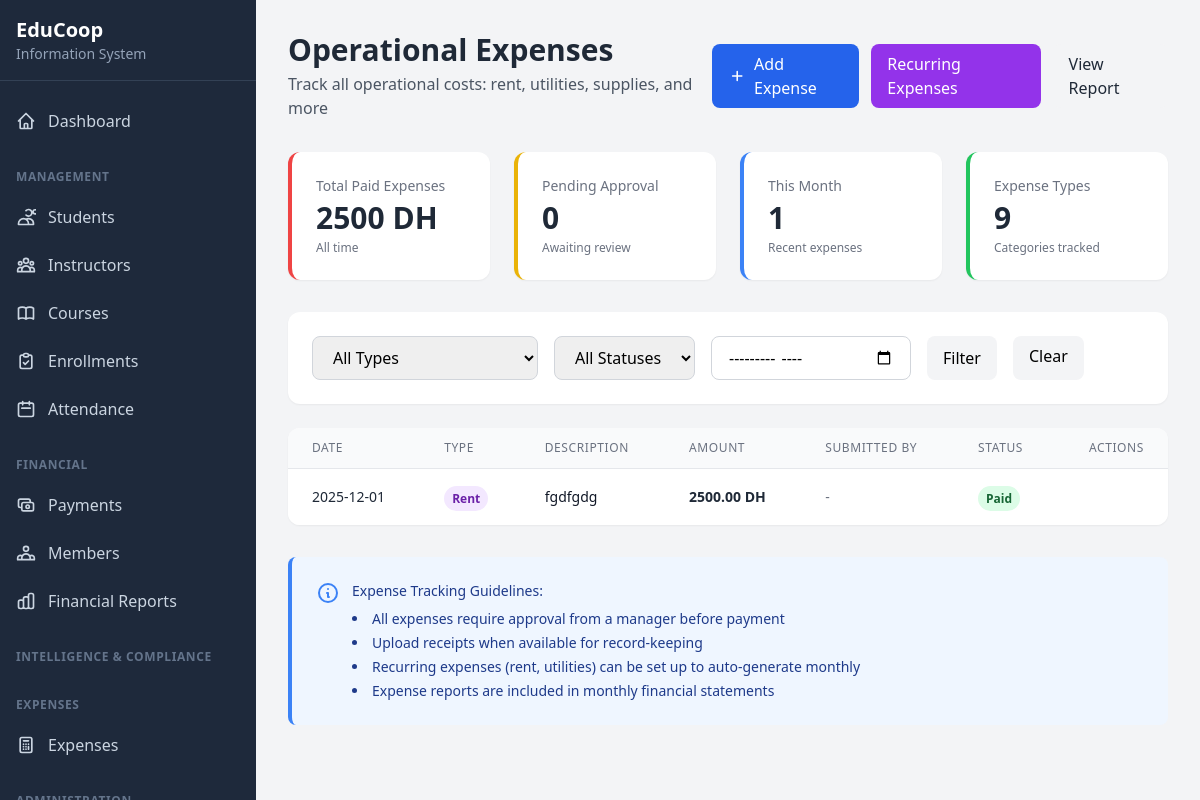
/expenses/ (signed in), run on the app's committed database.
### core/models.py (models this page shows, shortened)
class Expense(models.Model):
    EXPENSE_TYPE_CHOICES = [
        ('rent', 'Rent'),
        ('utilities', 'Utilities'),
        ('supplies', 'Supplies (Papers, etc.)'),
        ('maintenance', 'Maintenance'),
        ('marketing', 'Marketing'),
        ('insurance', 'Insurance'),
        ('salaries', 'Administrative Salaries'),
        ('technology', 'Technology/Software'),
        ('other', 'Other'),
    ]
    STATUS_CHOICES = [
        ('pending', 'Pending'),
        ('approved', 'Approved'),
        ('paid', 'Paid'),
        ('rejected', 'Rejected'),
    ]
    expense_type = models.CharField(max_length=20, choices=EXPENSE_TYPE_CHOICES)
    category = models.ForeignKey(
        ExpenseCategory,
        on_delete=models.SET_NULL,
        null=True,
        blank=True,
        related_name='expenses'
    )
    description = models.TextField()
    amount = models.DecimalField(
        max_digits=10,
        decimal_places=2,
        validators=[MinValueValidator(Decimal('0.01'))]
    )
    expense_date = models.DateField(default=date.today)
    month = models.DateField(help_text="First day of the billing month")
    status = models.CharField(max_length=20, choices=STATUS_CHOICES, default='pending')
    submitted_by = models.ForeignKey(
        User,
        on_delete=models.SET_NULL,
        null=True,
        related_name='submitted_expenses'
    )
    approved_by = models.ForeignKey(
        User,
        on_delete=models.SET_NULL,
        null=True,
        blank=True,
        related_name='approved_expenses'
    )
    approval_date = models.DateField(null=True, blank=True)
    paid_date = models.DateField(null=True, blank=True)
    payment_method = models.CharField(max_length=50, blank=True)
    receipt_number = models.CharField(max_length=100, blank=True)
    receipt_file = models.FileField(upload_to='expenses/receipts/', null=True, blank=True)
    notes = models.TextField(blank=True)
    created_at = models.DateTimeField(auto_now_add=True)
    updated_at = models.DateTimeField(auto_now=True)
    class Meta:
        ordering = ['-expense_date', '-created_at']

class User(AbstractUser):
    ROLE_CHOICES = [
        ('admin', 'Administrator'),
        ('manager', 'Manager'),
        ('accountant', 'Accountant'),
        ('instructor', 'Instructor'),
        ('staff', 'Staff'),
    ]
    role = models.CharField(max_length=20, choices=ROLE_CHOICES, default='staff')
    phone = models.CharField(max_length=20, blank=True)
    instructor_profile = models.OneToOneField(
        'Instructor',
        on_delete=models.SET_NULL,
        null=True,
        blank=True,
        related_name='user_account'
    )
    created_at = models.DateTimeField(auto_now_add=True)
    updated_at = models.DateTimeField(auto_now=True)
    @property
    def is_admin(self):
        return self.role == 'admin' or self.is_superuser
    @property
    def can_view_financials(self):
        return self.role in ['admin', 'manager', 'accountant'] or self.is_superuser
    class Meta:
        ordering = ['-date_joined']

### core/views.py (the view)
@login_required
@accountant_required
def expense_list(request):
    expenses = Expense.objects.select_related('submitted_by', 'approved_by', 'category').all()
    expense_type = request.GET.get('type')
    status = request.GET.get('status')
    month = request.GET.get('month')
    if expense_type:
        expenses = expenses.filter(expense_type=expense_type)
    if status:
        expenses = expenses.filter(status=status)
    if month:
        expenses = expenses.filter(month=month)
    total_expenses = expenses.filter(status='paid').aggregate(
        total=Sum('amount')
    )['total'] or Decimal('0')
    pending_count = expenses.filter(status='pending').count()
    context = {
        'expenses': expenses[:100],
        'total_expenses': total_expenses,
        'pending_count': pending_count,
        'expense_types': Expense.EXPENSE_TYPE_CHOICES,
        'status_choices': Expense.STATUS_CHOICES,
        'selected_type': expense_type,
        'selected_status': status,
    }
    return render(request, 'core/expense_list.html', context)

### core/views.py (called while the page is built)
def accountant_required(view_func):
    @wraps(view_func)
    def wrapper(request, *args, **kwargs):
        if not request.user.is_authenticated:
            return redirect('core:login')
        if not request.user.can_view_financials:
            messages.error(request, 'You do not have permission to access this page.')
            return redirect('core:dashboard')
        return view_func(request, *args, **kwargs)
    return wrapper

### templates/core/expense_list.html (shortened to what this page needs)
{% extends 'base.html' %}
{% block content %}
<div class="flex items-center justify-between mb-8">
    <div>
        <h1 class="text-3xl font-bold text-gray-800">Operational Expenses</h1>
        <p class="text-gray-600 mt-1">Track all operational costs: rent, utilities, supplies, and more</p>
    </div>
    <div class="flex gap-3">
        <a href="{% url 'core:expense_create' %}" class="bg-blue-600 hover:bg-blue-700 text-white px-4 py-2 rounded-lg font-medium transition-colors flex items-center">
            <svg class="w-5 h-5 mr-2" fill="none" stroke="currentColor" viewBox="0 0 24 24">
                <path stroke-linecap="round" stroke-linejoin="round" stroke-width="2" d="M12 6v6m0 0v6m0-6h6m-6 0H6"></path>
            </svg>
            Add Expense
        </a>
        <a href="{% url 'core:recurring_expense_list' %}" class="bg-purple-600 hover:bg-purple-700 text-white px-4 py-2 rounded-lg font-medium transition-colors">
            Recurring Expenses
        </a>
        <a href="{% url 'core:expense_report' %}" class="bg-gray-100 hover:bg-gray-200 text-gray-800 px-4 py-2 rounded-lg font-medium transition-colors">
            View Report
        </a>
    </div>
</div>
<div class="grid grid-cols-1 md:grid-cols-4 gap-6 mb-8">
    <div class="bg-white rounded-xl shadow-sm p-6 border-l-4 border-red-500">
        <p class="text-sm font-medium text-gray-500">Total Paid Expenses</p>
        <p class="text-3xl font-bold text-gray-800 mt-1">{{ total_expenses|floatformat:0 }} DH</p>
        <p class="text-xs text-gray-500 mt-1">All time</p>
    </div>
    <div class="bg-white rounded-xl shadow-sm p-6 border-l-4 border-yellow-500">
        <p class="text-sm font-medium text-gray-500">Pending Approval</p>
        <p class="text-3xl font-bold text-gray-800 mt-1">{{ pending_count }}</p>
        <p class="text-xs text-gray-500 mt-1">Awaiting review</p>
    </div>
    <div class="bg-white rounded-xl shadow-sm p-6 border-l-4 border-blue-500">
        <p class="text-sm font-medium text-gray-500">This Month</p>
        <p class="text-3xl font-bold text-gray-800 mt-1">
            {{ expenses|slice:":10"|length }}
        </p>
        <p class="text-xs text-gray-500 mt-1">Recent expenses</p>
    </div>
    <div class="bg-white rounded-xl shadow-sm p-6 border-l-4 border-green-500">
        <p class="text-sm font-medium text-gray-500">Expense Types</p>
        <p class="text-3xl font-bold text-gray-800 mt-1">{{ expense_types|length }}</p>
        <p class="text-xs text-gray-500 mt-1">Categories tracked</p>
    </div>
</div>
<div class="bg-white rounded-xl shadow-sm p-6 mb-6">
    <form method="get" class="flex gap-4 flex-wrap">
        <select name="type" class="px-4 py-2 border border-gray-300 rounded-lg focus:ring-2 focus:ring-blue-500 focus:border-blue-500">
            <option value="">All Types</option>
        </select>
        <select name="status" class="px-4 py-2 border border-gray-300 rounded-lg focus:ring-2 focus:ring-blue-500 focus:border-blue-500">
            <option value="">All Statuses</option>
        </select>
        <input type="month" name="month"
            class="px-4 py-2 border border-gray-300 rounded-lg focus:ring-2 focus:ring-blue-500 focus:border-blue-500">
        <button type="submit" class="bg-gray-100 hover:bg-gray-200 px-4 py-2 rounded-lg font-medium transition-colors">
            Filter
        </button>
        <a href="{% url 'core:expense_list' %}" class="bg-gray-100 hover:bg-gray-200 px-4 py-2 rounded-lg font-medium transition-colors">
            Clear
        </a>
    </form>
</div>
<div class="bg-white rounded-xl shadow-sm overflow-hidden">
    <table class="min-w-full divide-y divide-gray-200">
        <thead class="bg-gray-50">
            <tr>
                <th class="px-6 py-3 text-left text-xs font-medium text-gray-500 uppercase tracking-wider">Date</th>
                <th class="px-6 py-3 text-left text-xs font-medium text-gray-500 uppercase tracking-wider">Type</th>
                <th class="px-6 py-3 text-left text-xs font-medium text-gray-500 uppercase tracking-wider">Description</th>
                <th class="px-6 py-3 text-left text-xs font-medium text-gray-500 uppercase tracking-wider">Amount</th>
                <th class="px-6 py-3 text-left text-xs font-medium text-gray-500 uppercase tracking-wider">Submitted By</th>
                <th class="px-6 py-3 text-left text-xs font-medium text-gray-500 uppercase tracking-wider">Status</th>
                <th class="px-6 py-3 text-right text-xs font-medium text-gray-500 uppercase tracking-wider">Actions</th>
            </tr>
        </thead>
        <tbody class="bg-white divide-y divide-gray-200">
            {% for expense in expenses %}
            <tr class="hover:bg-gray-50">
                <td class="px-6 py-4 whitespace-nowrap text-sm text-gray-800">
                    {{ expense.expense_date|date:"Y-m-d" }}
                </td>
                <td class="px-6 py-4 whitespace-nowrap">
                    <span class="px-2 py-1 text-xs font-semibold rounded-full
                        {% if expense.expense_type == 'rent' %}bg-purple-100 text-purple-800
                        {% elif expense.expense_type == 'utilities' %}bg-blue-100 text-blue-800
                        {% elif expense.expense_type == 'supplies' %}bg-green-100 text-green-800
                        {% else %}bg-gray-100 text-gray-800{% endif %}">
                        {{ expense.get_expense_type_display }}
                    </span>
                </td>
                <td class="px-6 py-4">
                    <p class="text-sm font-medium text-gray-900 max-w-md truncate">{{ expense.description }}</p>
                </td>
                <td class="px-6 py-4 whitespace-nowrap text-sm font-bold text-gray-800">
                    {{ expense.amount|floatformat:2 }} DH
                </td>
                <td class="px-6 py-4 whitespace-nowrap text-sm text-gray-500">
                    {{ expense.submitted_by.get_full_name|default:"-" }}
                </td>
                <td class="px-6 py-4 whitespace-nowrap">
                    <span class="px-2 py-1 text-xs font-semibold rounded-full
                        {% if expense.status == 'paid' %}bg-green-100 text-green-800
                        {% elif expense.status == 'approved' %}bg-blue-100 text-blue-800
                        {% elif expense.status == 'pending' %}bg-yellow-100 text-yellow-800
                        {% else %}bg-red-100 text-red-800{% endif %}">
                        {{ expense.get_status_display }}
                    </span>
                </td>
                <td class="px-6 py-4 whitespace-nowrap text-right text-sm font-medium">
                </td>
            </tr>
            {% empty %}
            <tr>
                <td colspan="7" class="px-6 py-8 text-center text-gray-500">
                    No expenses found. Click "Add Expense" to record a new one.
                </td>
            </tr>
            {% endfor %}
        </tbody>
    </table>
</div>
<div class="mt-8 bg-blue-50 border-l-4 border-blue-500 p-6 rounded-lg">
    <div class="flex">
        <svg class="w-6 h-6 text-blue-500 mr-3" fill="none" stroke="currentColor" viewBox="0 0 24 24">
            <path stroke-linecap="round" stroke-linejoin="round" stroke-width="2" d="M13 16h-1v-4h-1m1-4h.01M21 12a9 9 0 11-18 0 9 9 0 0118 0z"></path>
        </svg>
        <div class="text-sm text-blue-900">
            <p class="font-medium">Expense Tracking Guidelines:</p>
            <ul class="mt-2 list-disc list-inside space-y-1">
                <li>All expenses require approval from a manager before payment</li>
                <li>Upload receipts when available for record-keeping</li>
                <li>Recurring expenses (rent, utilities) can be set up to auto-generate monthly</li>
                <li>Expense reports are included in monthly financial statements</li>
            </ul>
        </div>
    </div>
</div>
{% endblock %}

### data on the page
Expense: expense_date "2025-12-01", expense_type "Rent", description "fgdfgdg", amount "2500.00", submitted_by.get_full_name "-", status "Paid"

### other printed values
{{ total_expenses|floatformat:0 }} "2500"
{{ pending_count }} "0"
{{ expenses|slice:":10"|length }} "1"
{{ expense_types|length }} "9"
